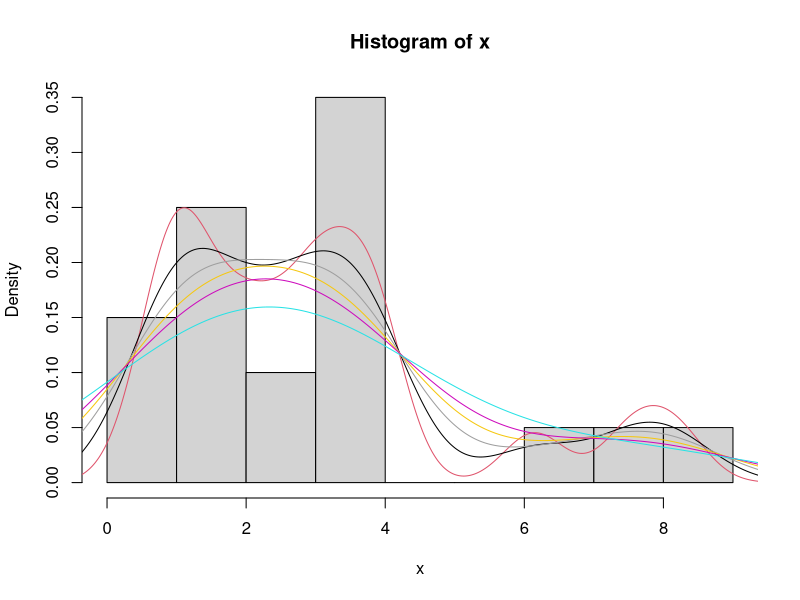
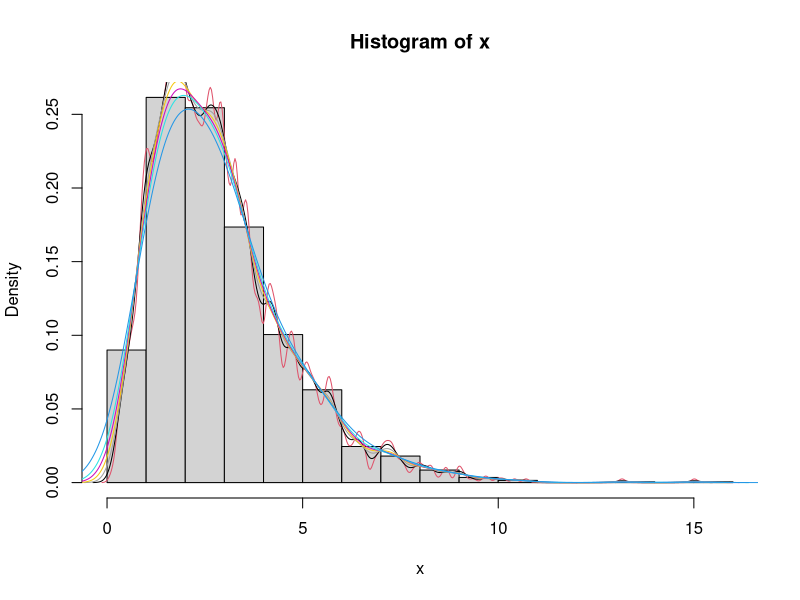

These charts were generated, in order, by the following R code:
n <- 20
x <- rgamma(n, 3, 1)

hist(x, probability = TRUE)
count <- 10

for (v in c(1/2, 3/4, 1, 5/4, 6/4, 2)){
  d <- density(x, adjust=v)
  lines(d, col=count)
  count <- count + 7
}


n <- 2000
x <- rgamma(n, 3, 1)

hist(x, probability = TRUE)
count <- 10

for (v in c( 1/4, 1/2, 3/4, 1, 5/4, 6/4, 2)){
  d <- density(x, adjust=v)
  lines(d, col=count)
  count <- count + 7
}



